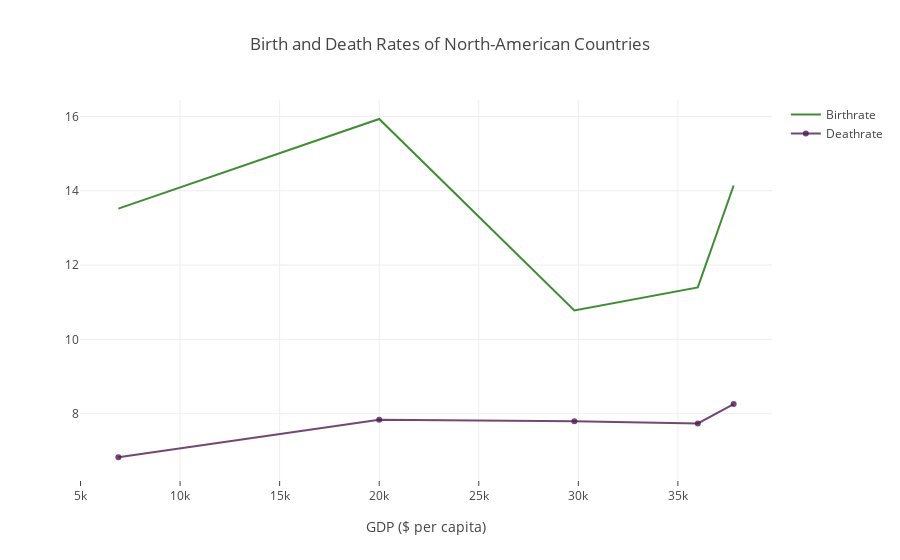

Here is the notebook cell this chart was saved with:
### Code cell
trace1 = go.Scatter(
                    x = namericaData["GDP ($ per capita)"],
                    y = namericaData["Birthrate"],
                    mode = "lines",
                    name = "Birthrate",
                    marker = dict(color = 'rgba(16, 112, 2, 0.8)'),
                    text = namericaData.Country)

trace2 = go.Scatter(
                    x = namericaData["GDP ($ per capita)"],
                    y = namericaData["Deathrate"],
                    mode = "lines+markers",
                    name = "Deathrate",
                    marker = dict(color = 'rgba(80, 26, 80, 0.8)'),
                    text = namericaData.Country)

data = [trace1, trace2]
layout = dict(title = 'Birth and Death Rates of North-American Countries', xaxis = dict(title='GDP ($ per capita)', ticklen = 5, zeroline = False))
fig = dict(data = data, layout = layout)
iplot(fig)

### Figure 1 — Plotly figure (JSON) as saved in the notebook; plotly's stock layout.template omitted (floating-point values rounded to 4 significant figures)
{"data": [{"marker": {"color": "rgba(16, 112, 2, 0.8)"}, "mode": "lines", "name": "Birthrate", "text": ["United States ", "Bermuda ", "Canada ", "Greenland ", "St Pierre & Miquelon "], "type": "scatter", "x": [37800, 36000, 29800, 20000, 6900], "y": [14.14, 11.4, 10.78, 15.93, 13.52]}, {"marker": {"color": "rgba(80, 26, 80, 0.8)"}, "mode": "lines+markers", "name": "Deathrate", "text": ["United States ", "Bermuda ", "Canada ", "Greenland ", "St Pierre & Miquelon "], "type": "scatter", "x": [37800, 36000, 29800, 20000, 6900], "y": [8.26, 7.74, 7.8, 7.84, 6.83]}], "layout": {"title": "Birth and Death Rates of North-American Countries", "xaxis": {"ticklen": 5, "title": "GDP ($ per capita)", "zeroline": false}}}
